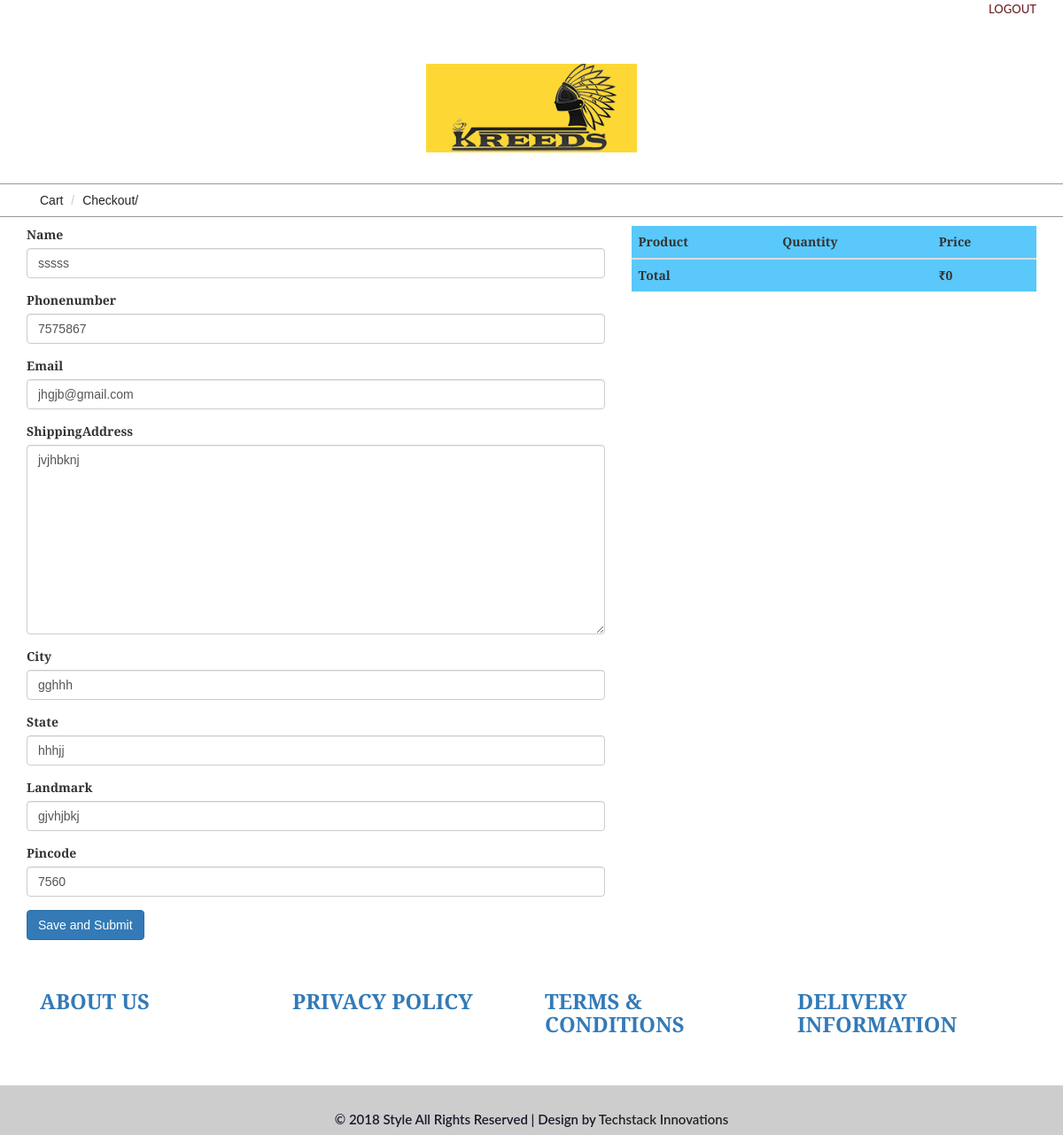
Page /checkout/4/ (signed in) on the earlier database version.
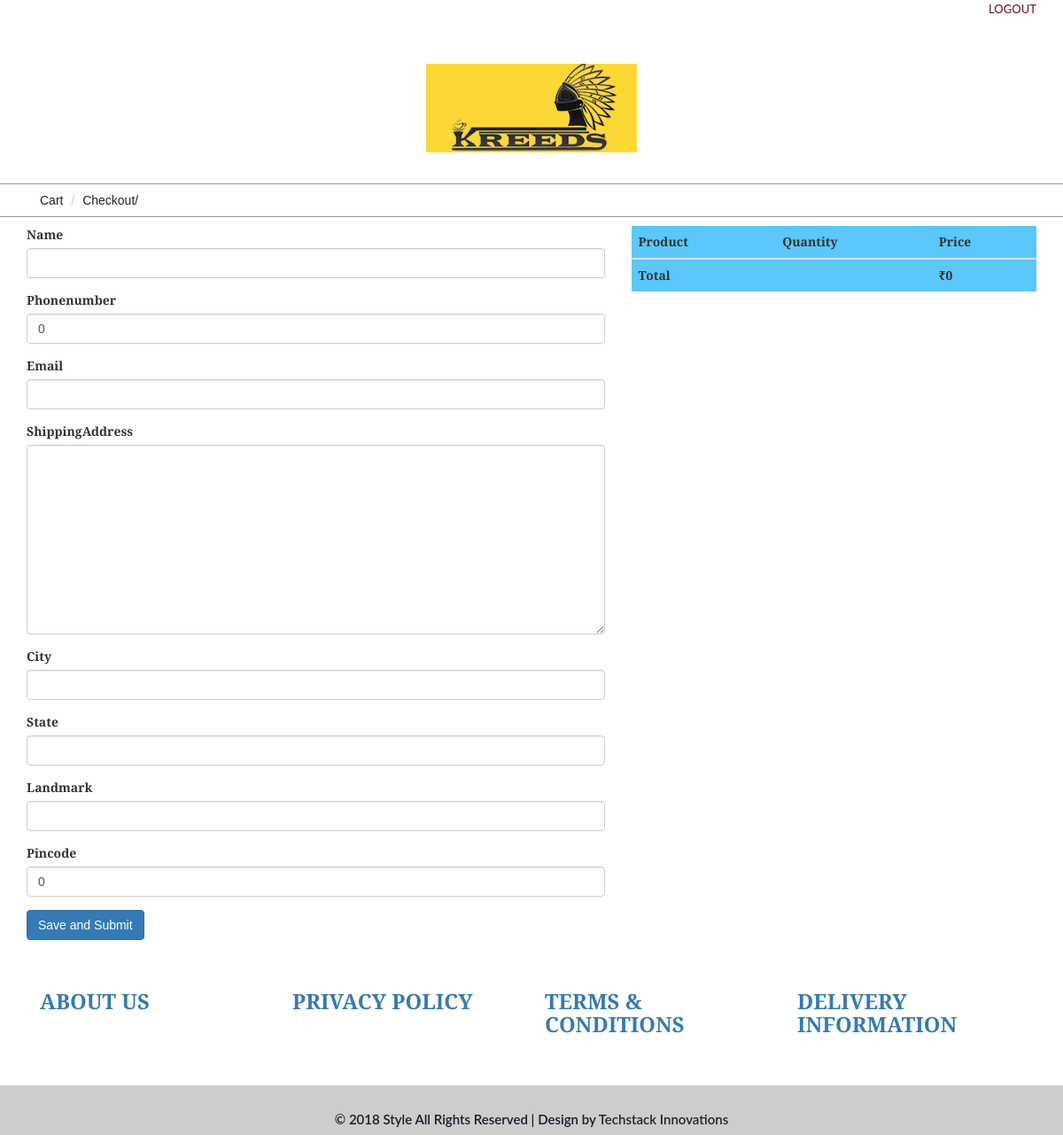
Same page on the later database version.
### ecom/models.py (models this page shows, shortened)
class CustomerDetail(models.Model):
	user = user=models.OneToOneField(User,on_delete=models.CASCADE)
	name = models.CharField(max_length=30, blank=True)
	phonenumber=models.IntegerField(default=0, blank=True, null=True)
	Email=models.CharField(max_length=30, blank=True)
	ShippingAddress=models.TextField(max_length=50, blank=True, null=True)
	City=models.CharField(max_length=20,blank=True)
	State=models.CharField(max_length=20,blank=True)
	Landmark=models.CharField(max_length=30,blank=True)
	Pincode=models.IntegerField(default=0, blank=True, null=True)

### ecom/views.py (the view)
# urls.py: url(r'^checkout/(?P<pk>\d+)/$', checkout, name="checkout"),
@login_required
def checkout(request, pk=None):
    try:
        usr = User.objects.get(pk=pk)
    except:
        usr = None
    try:
        cdet = CustomerDetail.objects.get(user=usr)
    except:
        cdet = None
    cart = Cart(request)
    if request.method=="POST":
        form=CustomerDetailForm(request.POST, instance = cdet)
        if form.is_valid():
            post=form.save(commit=False)
            post.user = usr
            post.save()
            ord = Order.objects.create(user=post, totalamount =int(cart.get_total_price()), checkout_date= timezone.now())
            for i in cart:
                c = Cartm.objects.create(order = ord, product = i["product"], quantity = int(i["quantity"]), amount = int(i["price"]))
                p = Product.objects.get(id = i["product"].id )
                p.NumbersAvailable-=int(i["quantity"])
                p.save()
            cart.clear()
            return redirect('thankyou')
    else:
        form=CustomerDetailForm(instance = cdet)
    return render(request,'frontend/checkout.html',{'form':form})

### ecom/forms.py
class CustomerDetailForm(forms.ModelForm):
	class Meta:
		model=CustomerDetail
		fields=("name", "phonenumber", "Email", "ShippingAddress", "City", "State", "Landmark", "Pincode",)

### ecom/cart.py (called while the page is built)
    def __len__(self):
        return sum(item['quantity'] for item in self.cart.values())

    def get_total_price(self):
        return sum(Decimal(item['price']) * item['quantity'] for item in self.cart.values())

### ecom/context_processor.py (called while the page is built)
def cart(request):
    return {'cart': Cart(request)}

### templates/frontend/checkout.html (shortened to what this page needs)
<!DOCTYPE html>
{% load static %}
{% load widget_tweaks %}
<html>
<head>
<link href="{% static 'frontend/css/bootstrap.css' %}" rel="stylesheet"  type="text/css" media="all" />
<link href="{% static 'frontend/css/style.css' %}" rel="stylesheet" type="text/css" media="all" />
<link href="{% static 'frontend/css/memenu.css' %}" rel="stylesheet" type="text/css" media="all" />
</head>
<body>
	<div class="container">
		<div class="pull-right">
		{% if request.user.is_authenticated %}
			<p><a href="{% url 'auth_logout' %}" class="simpleCart_empty">LOGOUT</a></p>
        {% else %}
             <a class="active" href="{% url 'auth_login' %}">LOGIN</a>
             <a class="active" href="{% url 'registration_register' %}">REGISTER</a>
        {% endif %}
		</div>
	</div>
	<div class="top-header">
	<div class="container">
		<div class="top-header-main">
			<div class="col-md-4 top-header-left">
			</div>
			<div class="col-md-4 top-header-middle">
				<a href="/"><img src="{% static 'frontend/images/logo-4.png' %}" alt="" /></a>
			</div>
		</div>
	</div>
</div>
	<div class="breadcrumbs">
		<div class="container">
			<div class="breadcrumbs-main">
				<ol class="breadcrumb">
					<li><a>Cart</a></li>
					<li class="active">Checkout/</li>
				</ol>
			</div>
		</div>
	</div>
<div style="margin-top: 10px;">
	<div class="container">
	<div class="row">
	<div class="col-md-7">
		<form method="POST" class="post-form">{% csrf_token %}
	{% for field in form.visible_fields %}
    <div class="form-group">
        <label for="{{ field.id_for_label }}">{{ field.label }}</label>
        {{ field|add_class:'form-control' }}
    </div>
    {% endfor %}
        <button type="submit" class="save btn btn-primary">Save and Submit</button>
		</form>
		</div>
		<div class="col-md-5">
 <table class="table table-striped table-hover">
                <thead style="background-color: #5AC8FA">
                    <tr>
                        <th>Product</th>
                        <th>Quantity</th>
                        <th>Price</th>
                    </tr>
                </thead>
                <tbody>
                <tr style="background-color: #5AC8FA">
                    <td><b>Total</b></td>
                    <td colspan="1"></td>
                    <td colspan="1"><b>₹{{ cart.get_total_price }}</b></td>
                </tr>
                </tbody>
            </table>
		</div>
	</div>
	</div>
</div>
<div class="footer">
		<div class="container">
			<div class="footer-top">
			<div class="col-md-3 footer-left">
					<h3><a href="aboutus/">ABOUT US</a></h3>
				</div>
				<div class="col-md-3 footer-left">
					<h3><a href="privacy/"> PRIVACY POLICY</a></h3>
				</div>
				<div class="col-md-3 footer-left">
					<h3><a href="terms/">TERMS & CONDITIONS</a></h3>
				</div>
				<div class="col-md-3 footer-left">
					<h3><a href="info/">DELIVERY INFORMATION</a></h3>
				</div>
			</div>
		</div>
	</div>
	<div class="footer-text" style="height:4rem;">
		<div class="container">
			<div class="footer-main">
				<p class="footer-class">© 2018 Style All Rights Reserved | Design by  <a href="http://techstackinnovations.com/" target="_blank">Techstack Innovations</a> </p>
			</div>
		</div>
	</div>
</body>
</html>

Differences in the rows shown:
removed CustomerDetail: visible_fields "sssss" "7575867" "jhgjb@gmail.com" "jvjhbknj" "gghhh" "hhhjj" "gjvhjbkj" "7560"
Other differences:
new list line: "0"
